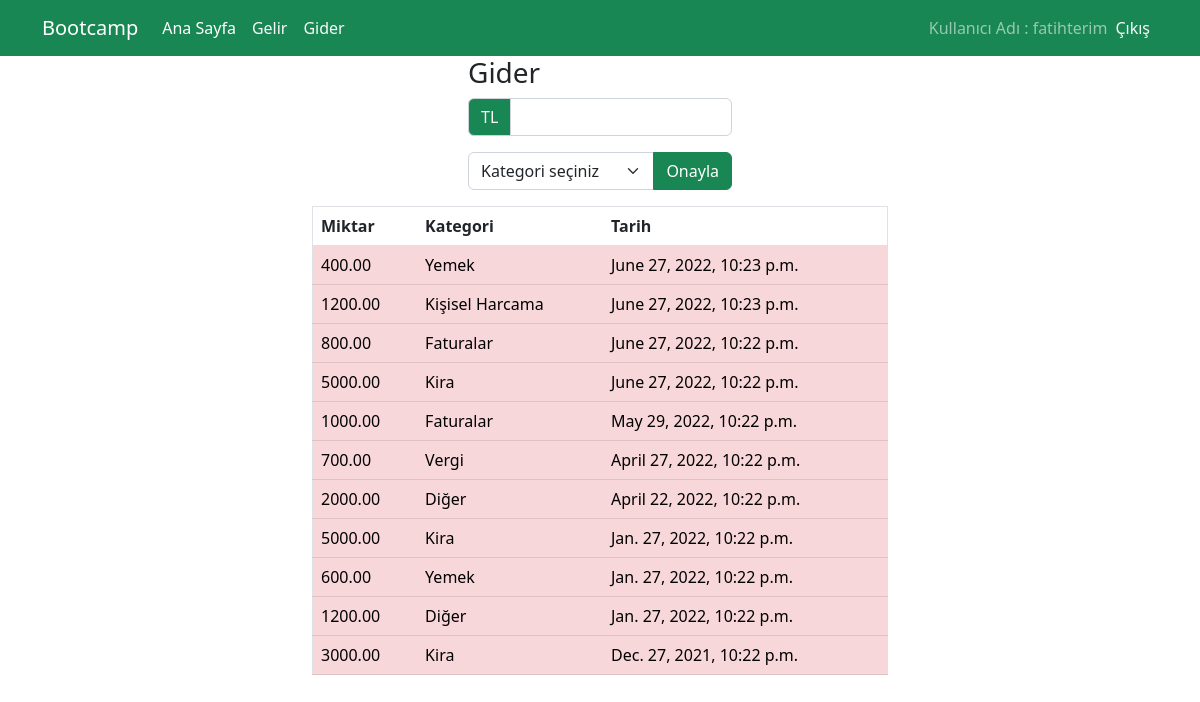
The app's page /expense/ (signed in) with its own data.
### sayfayapisi/models.py (models this page shows)
class Transaction(models.Model):
    Type = (("Gelir", "Gelir"),
            ("Gider", "Gider"),
    )
    CategoryChoices = (
        (" ", " "),
        ('Kira', 'Kira'),
        ('Faturalar', 'Faturalar'),
        ('Yemek', 'Yemek'),
        ('Kişisel Harcama', 'Kişisel Harcama'),
        ("Vergi", "Vergi"),
        ('Diğer', 'Diğer'),
    )
    Amount = models.DecimalField(max_digits=20, decimal_places=2)
    Date = models.DateTimeField(default=timezone.now)
    Category = models.CharField(max_length=20, default=" ", choices=CategoryChoices)
    Type = models.CharField(max_length=10, choices=Type)
    Client = models.ForeignKey(User, on_delete=models.CASCADE, null=True)
    class Meta:
        ordering = ('Date',)

### sayfayapisi/views.py (the view)
# urls.py: path('expense/', views.expense, name='expense'),
@login_required(login_url="/login")
def expense(request):
    user = request.user
    transactions = Transaction.objects.filter(Client=user)
    context = {
        "transactions": transactions,
    }
    return render(request, 'gider.html', context)

### templates/gider.html (shortened to what this page needs)
{% extends 'base.html' %}
{% load static %}
{% block content %}
    <div class="w-50 container">
        <form action="add" method="post">
            <div class="w-50 container">
        <h3>Gider</h3>
        <div class="input-group mb-3">
          <span class="input-group-text bg-success text-light">TL</span>
          <input type="text" name="Amount" class="form-control" aria-label="Amount (to the nearest dollar)">
        </div>
        <div class="dropdown-center">
          <div class="input-group">
              <select class="form-select" name="Category" id="inputGroupSelect04" aria-label="Example select with button addon">
                <option selected>Kategori seçiniz</option>
              </select>
              <button class="btn btn-success" type="submit">Onayla</button>
          </div>
        </div>
            </div>
        </form>
        <table class="border table">
          <thead>
            <tr>
              <th scope="col">Miktar</th>
              <th scope="col">Kategori</th>
              <th scope="col">Tarih</th>
            </tr>
          </thead>
          <tbody>
          {% for i in transactions.reverse %}
              {% if i.Type == "Gider" %}
                <tr class="table-danger">
                  <td>{{ i.Amount }}</td>
                  <td>{{ i.Category }}</td>
                  <td>{{ i.Date }}</td>
                </tr>
              {% endif %}
          {% endfor %}
          </tbody>
        </table>
    </div>
{% endblock %}

### templates/part/_menu.html (shortened to what this page needs)
<body>
    <nav class="navbar navbar-expand-xl bg-success navbar-dark">
        <div class="container-xl">
        <a class="navbar-brand">Bootcamp</a>
        <div class="collapse navbar-collapse" id="navbarNav">
            <div class="navbar-nav">
                  <a class="nav-link active" aria-current="page" href="{% url 'index' %}">Ana Sayfa</a>
                  <a class="nav-link text-light" href="{% url 'income' %}">Gelir</a>
                  <a class="nav-link text-light" href="{% url 'expense' %}">Gider</a>
                </div>
                {% if user.is_authenticated %}
                <div class="ms-auto navbar-nav">
                    <span class="navbar-text">Kullanıcı Adı : {{user.username}}</span>
                    <a class="nav-link text-light me-auto" href="/logout">Çıkış</a>
                   </div>
                {% endif %}
        </div>
        </div>
    </nav>

### records on screen
Transaction: Amount "400.00", Category "Yemek", Date "June 27, 2022, 10:23 p.m."
Transaction: Amount "1200.00", Category "Kişisel Harcama", Date "June 27, 2022, 10:23 p.m."
Transaction: Amount "800.00", Category "Faturalar", Date "June 27, 2022, 10:22 p.m."
Transaction: Amount "5000.00", Category "Kira", Date "June 27, 2022, 10:22 p.m."
Transaction: Amount "1000.00", Category "Faturalar", Date "May 29, 2022, 10:22 p.m."
Transaction: Amount "700.00", Category "Vergi", Date "April 27, 2022, 10:22 p.m."
Transaction: Amount "2000.00", Category "Diğer", Date "April 22, 2022, 10:22 p.m."
Transaction: Amount "5000.00", Category "Kira", Date "Jan. 27, 2022, 10:22 p.m."
Transaction: Amount "600.00", Category "Yemek", Date "Jan. 27, 2022, 10:22 p.m."
Transaction: Amount "1200.00", Category "Diğer", Date "Jan. 27, 2022, 10:22 p.m."
Transaction: Amount "3000.00", Category "Kira", Date "Dec. 27, 2021, 10:22 p.m."

### other values on screen
{{ user.username }} "fatihterim"
